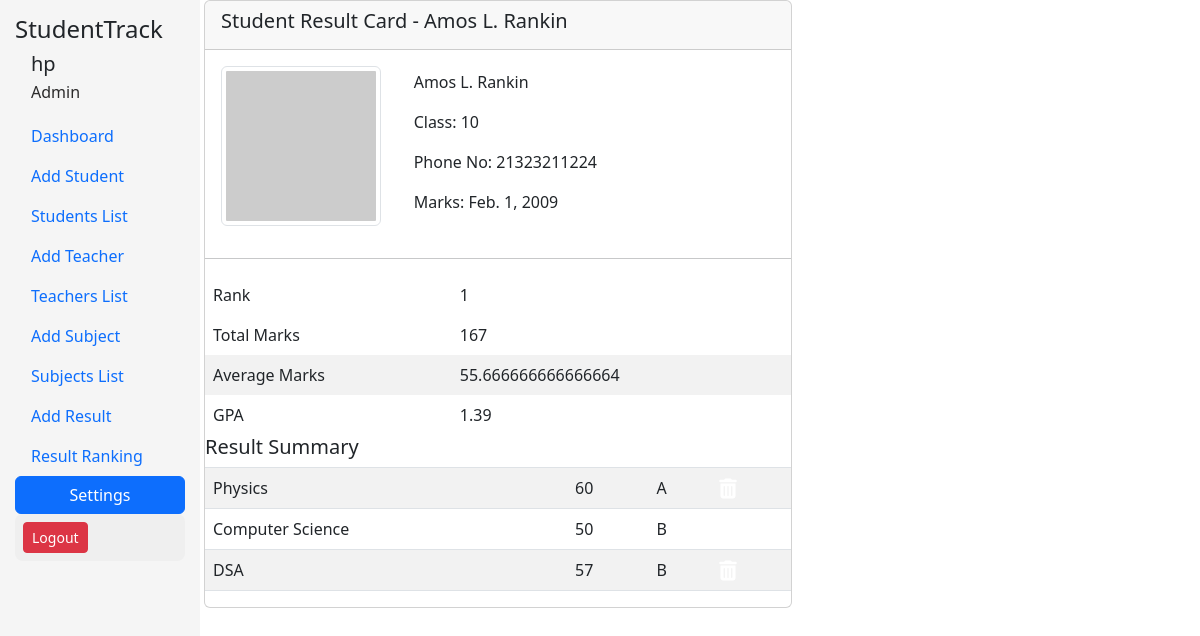
Page /student/result/7 (signed in) on the committed database.
### smsapp/models.py (models this page shows, shortened)
class Student(models.Model):
    name = models.CharField(max_length=300, null=True)
    grade = models.CharField(max_length=10, null=True)
    number = models.CharField(max_length=15, null=True)
    address = models.TextField(max_length=500, null=True)
    date_of_birth = models.DateField(null=True)

class Result(models.Model):
    student = models.ForeignKey(Student, related_name="student", on_delete=models.CASCADE)
    subject = models.ForeignKey(Subject, related_name="subjects", on_delete=models.CASCADE)
    marks = models.IntegerField()
    class Meta:
        unique_together = ['student', 'subject']

class Subject(models.Model):
    subject = models.CharField(max_length=50)
    def __str__(self):
        return (f"{self.subject}")

### smsapp/views.py (the view, shortened to what this page needs)
# urls.py: path('student/result/<int:sid>', views.viewresult, name='viewresult'),
@login_required(login_url='/userlogin')
def viewresult(request, sid):
    student_result = Result.objects.filter(student_id=sid)
    student_info = get_object_or_404(Student, id=sid)
    total_marks = student_result.aggregate(total_marks = Sum('marks'))
    avg_marks = student_result.aggregate(avg_name = Avg('marks'))
    total = total_marks['total_marks']
    grade = student_info.grade
    student_ranks = Student.objects.filter(grade=grade).annotate(total_marks = Sum('student__marks')).order_by('-total_marks')
    srank = -1
    for index, rank in enumerate(student_ranks, start=1):
        if rank.id == sid:
            srank = index
    if total:
        gpa = total / 600 * 5
        gpa = format(gpa, ".2f")
        context = {'result' : student_result,
               'student': student_info,
               'total_marks': total_marks,
               'avg_marks': avg_marks,
               'gpa': gpa,
               'rank': srank
               }
        return render(request, "result.html", context)

### templates/result.html (shortened to what this page needs)
{% extends 'base.html' %}
{% block body %}
<div class="row">
  {% include 'sidebar.html'%}
   <div class="col-md-6">
    <div class="card">
      <div class="card-header">
        <h5 class="card-title">Student Result Card - {{student.name}}</h5>
      </div>
      <div class="card-body">
        <div class="row">
          <div class="col-md-4">
            <img src="https://via.placeholder.com/150" alt="Student Image" class="img-thumbnail">
          </div>
          <div class="col-md-8 mb-8">
            <p class="card-text">{{student.name}}</p>
            <p class="card-text">Class: {{student.grade}}</p>
            <p class="card-text">Phone No: {{student.number}}</p>
            <p class="card-text">Marks: {{student.date_of_birth}}</p>
          </div>
          </div>
        </div>
        <hr>
        <table>
          <tr>
            <td>Rank </td>
            <td>{{rank}}</td>
          </tr>
          <tr>
          <tr>
            <td>Total Marks</td>
            <td>{{total_marks.total_marks}}</td>
          </tr>
          <tr>
            <td>Average Marks</td>
            <td>{{avg_marks.avg_name}}</td>
          </tr>
          <tr>
            {% if gpa %}
            <td>GPA</td>
            <td>{{gpa}}</td>
            {% endif %}
          </tr>
        </table>
        <h5>Result Summary</h5>
        <div class="table-responsive">
          <table class="table table-striped">
              {% for m in result %}
              <tr>
                <td>{{m.subject}}</td>
                <td>{{m.marks}}</td>
                {% if m.marks >= 60 %}
                <td>A</td>
                {% elif m.marks <= 59 and m.marks > 40 %}
                <td>B</td>
                {% else %}
                <td>F</td>
                {% endif %}
                <td>
                  <a href="{% url 'resultdelete' m.id %}">
                  <i class="fa-solid fa-trash-can fa-lg"></i>
                  </a>
                </td>
              </tr>
              {% endfor %}
          </table>
        </div>
      </div>
    </div>
   </div>
  {% endblock body %}

### templates/sidebar.html (shortened to what this page needs)
<div class="col-md-2">
    <div class="sidebar">
      <h4>StudentTrack</h4>
      {% if user.is_authenticated %}
      <div class="flex-grow-1 ms-3">
        <h5 class="mb-1">{{user.username}}</h5>
        <p class="mb-2 pb-1" style="color: #2b2a2a;">Admin</p>
        </div>
      {% endif %}
      <ul class="nav flex-column">
        <li class="nav-item">
          <a class="nav-link active" href="/">Dashboard</a>
        </li>
        <li class="nav-item">
          <a class="nav-link active" href="/addstudent">Add Student</a>
        </li>
        <li class="nav-item">
          <a class="nav-link" href="/studentslist">Students List</a>
        </li>
        <li class="nav-item">
          <a class="nav-link active" href="/addteacher">Add Teacher</a>
        </li>
        <li class="nav-item">
          <a class="nav-link" href="/teacherslist">Teachers List</a>
        </li>
        <li class="nav-item">
            <a class="nav-link" href="/addsubject">Add Subject</a>
          </li>
        <li class="nav-item">
          <a class="nav-link" href="/subjectslist">Subjects List</a>
        </li>
        <li class="nav-item">
          <a class="nav-link" href="/addresult">Add Result</a>
        </li>
        <li class="nav-item">
          <a class="nav-link" href="/resultrank">Result Ranking</a>
        </li>
        <a href="/settings" class="btn btn-primary">Settings</a>
        <div class="d-flex justify-content-start rounded-3 p-2 mb-2"
          style="background-color: #efefef;">
          <button class="btn btn-sm btn-danger">
            <a href="/userlogout">
              Logout
            </a>
          </button>
          </div>
      </ul>
    </div>
  </div>

### templates/base.html (style rules this page uses)
.sidebar { height: 100%; width: 200px; position: fixed; top: 0; left: 0; background-color: #f5f5f5; padding: 15px; }
table { border-collapse: collapse; width: 100%; }
th, td { text-align: left; padding: 8px; }
tr:nth-child(even) { background-color: #f2f2f2; }
a { color: WHITE; text-decoration: none; }

### templates/result.html (style rules this page uses)
.sidebar { height: 100%; width: 200px; position: fixed; top: 0; left: 0; background-color: #f5f5f5; padding: 15px; }
table { border-collapse: collapse; width: 100%; }
th, td { text-align: left; padding: 8px; }
tr:nth-child(even) { background-color: #f2f2f2; }

### rows in the picture
Student: name "Amos L. Rankin", grade "10", number "21323211224", date_of_birth "Feb. 1, 2009"
Result: subject "Physics", marks "60", shows "A"
Result: subject "Computer Science", marks "50", shows "B"
Result: subject "DSA", marks "57", shows "B"

### other values in the picture
{{ user.username }} "hp"
{{ rank }} "1"
{{ total_marks.total_marks }} "167"
{{ avg_marks.avg_name }} "55.666666666666664"
{{ gpa }} "1.39"
